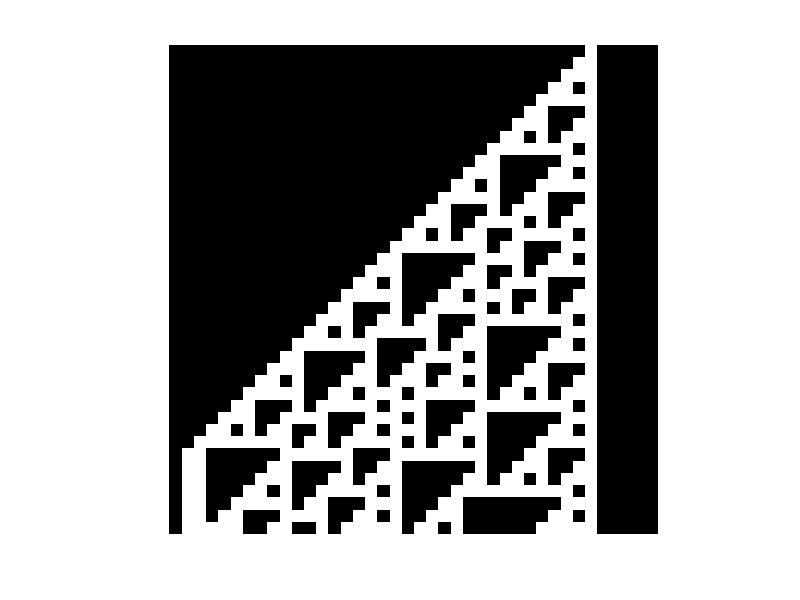

Write the MATLAB code that produced this figure.
% rule 110 example
% Lior 20110917

N = 40;

X = zeros(N);
% X(1,floor(N/2)) = 1;
X(1,floor(7*N/8)) = 1;
% X(1,:)=rand(1,N)>0.5;

close all; clc

figure;
imshow(X);
h = get(gca,'Children');

i = 1;
while i<N
    nw = X(i,1:N-2);
    n = X(i, 2:N-1);
    ne = X(i,3:N);

    X(i+1,2:N-1) = ( (n~=ne) | (ne==1&n==1&nw==0)); % Karnaugh map FTW

    set(h,'CData',X);%imshow(X);
    title(['i=' num2str(i)]);
    drawnow;
    pause(0.5);
    i = i+1;
%     keyboard
end

imshow(X);

